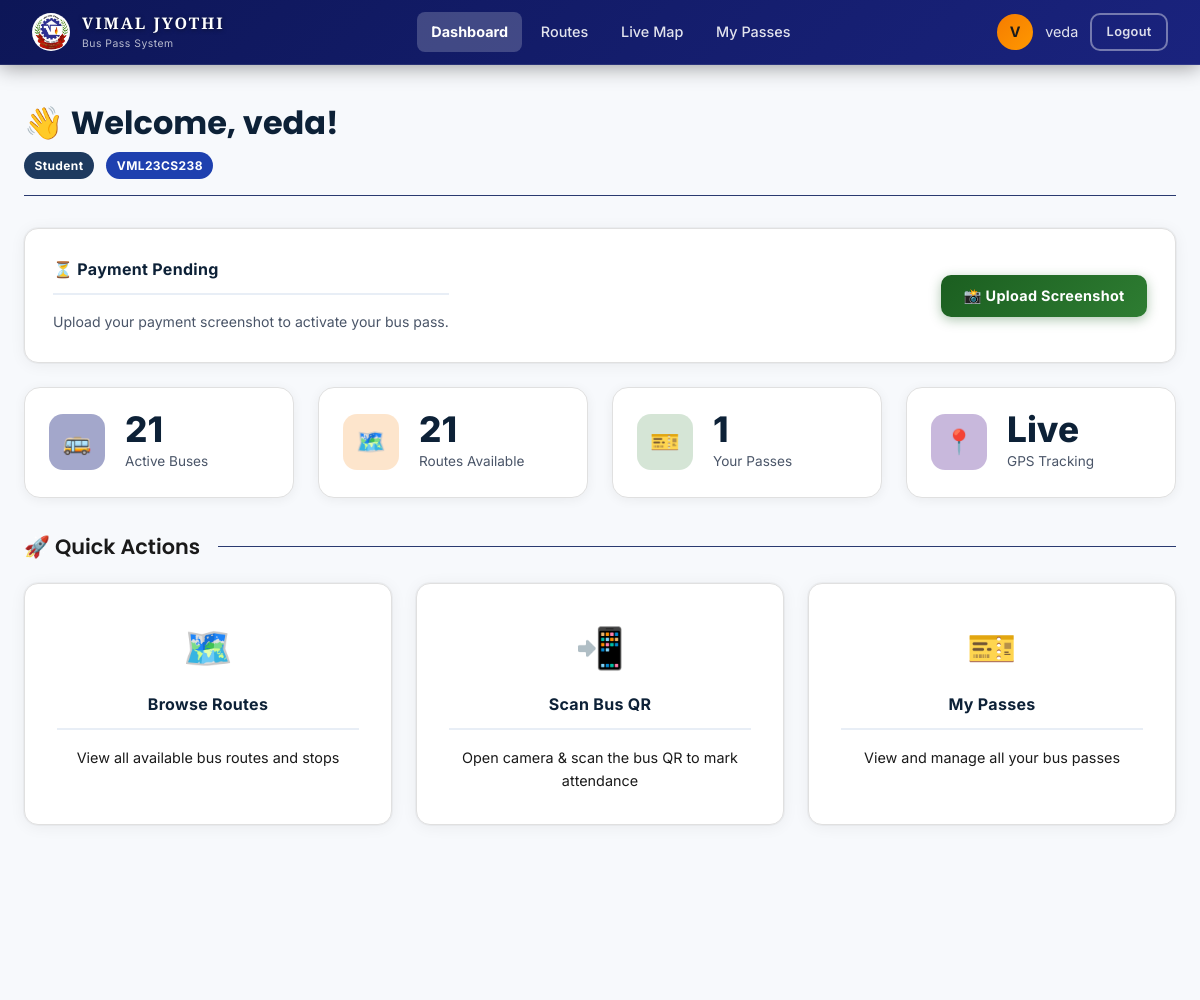
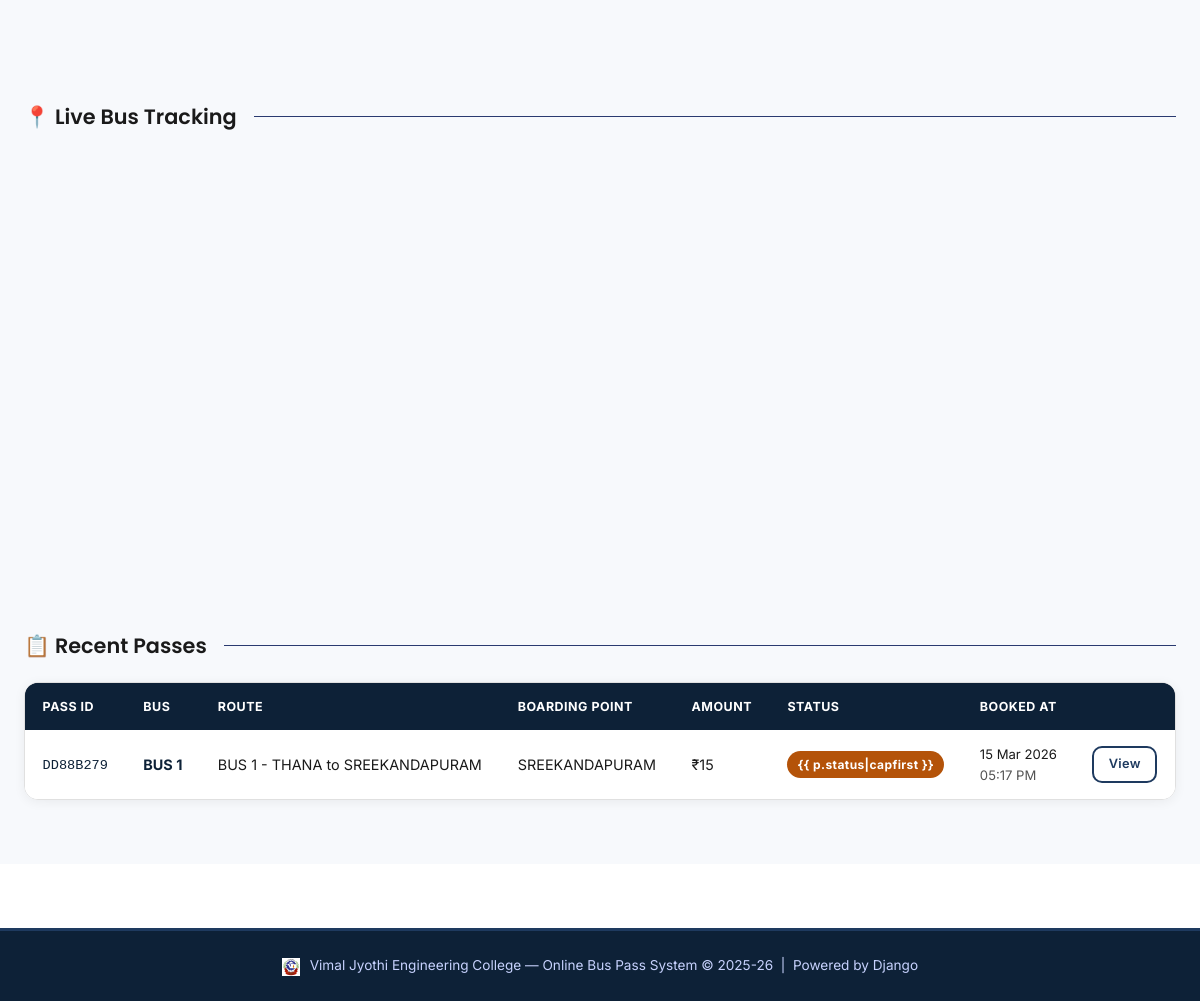
/dashboard/ (signed in), run on the app's committed database (2 pictures, top to bottom).
### core/models.py (models this page shows, shortened)
class UserProfile(models.Model):
    ROLE_CHOICES = [
        ('student', 'Student'),
        ('faculty', 'Faculty'),
        ('driver', 'Driver'),
        ('admin', 'Admin'),
    ]
    STUDENT_TYPE_CHOICES = [
        ('day_scholar', 'Day Scholar'),
        ('hosteler', 'Hosteler'),
    ]
    user = models.OneToOneField(User, on_delete=models.CASCADE, related_name='profile')
    vml_no = models.CharField(
        max_length=20,
        unique=True,
        help_text="e.g. VML23CS200",
        blank=True,
        null=True
    )
    role = models.CharField(max_length=10, choices=ROLE_CHOICES, default='student')
    student_type = models.CharField(
        max_length=15,
        choices=STUDENT_TYPE_CHOICES,
        default='hosteler',
        help_text='Day Scholar: free QR attendance only. Hosteler: must book & pay for pass.'
    )
    phone = models.CharField(max_length=15, blank=True)
    department = models.CharField(max_length=100, blank=True)
    qr_token = models.UUIDField(default=uuid.uuid4, unique=True, editable=False)
    created_at = models.DateTimeField(auto_now_add=True)
    @property
    def is_day_scholar(self):
        return self.student_type == 'day_scholar'
    @property
    def is_hosteler(self):
        return self.student_type == 'hosteler'

class BusPass(models.Model):
    STATUS_CHOICES = [
        ('pending', 'Pending Payment'),
        ('active', 'Active'),
        ('expired', 'Expired'),
        ('cancelled', 'Cancelled'),
    ]
    pass_id = models.UUIDField(default=uuid.uuid4, unique=True, editable=False)
    user = models.ForeignKey(User, on_delete=models.CASCADE, related_name='bus_passes')
    bus = models.ForeignKey(Bus, on_delete=models.SET_NULL, null=True, related_name='passes')
    route = models.ForeignKey(Route, on_delete=models.SET_NULL, null=True, related_name='passes')
    boarding_point = models.CharField(max_length=200)
    boarding_point_ref = models.ForeignKey(
        BoardingPoint, on_delete=models.SET_NULL, null=True, blank=True,
        related_name='bus_passes', help_text="Link to fare table entry"
    )
    amount_paid = models.PositiveIntegerField(
        default=0,
        help_text="Fare in INR rounded to nearest 10"
    )
    status = models.CharField(max_length=10, choices=STATUS_CHOICES, default='pending')
    valid_from = models.DateField(null=True, blank=True)
    valid_until = models.DateField(null=True, blank=True)
    notes = models.CharField(max_length=300, blank=True, default='',
                             help_text="Extra label, e.g. 'Faculty Reserve – Dr. John'")
    payment_screenshot = models.ImageField(
        upload_to='payment_proofs/',
        null=True, blank=True,
        help_text='UPI payment screenshot uploaded by student as proof'
    )
    payment_notes = models.CharField(
        max_length=200, blank=True, default='',
        help_text='UPI transaction ID or extra payment notes from student'
    )
    created_at = models.DateTimeField(auto_now_add=True)
    updated_at = models.DateTimeField(auto_now=True)
    class Meta:
        ordering = ['-created_at']
    @property
    def pass_id_short(self) -> str:
        val: str = str(self.pass_id).upper()
        return val[:8]  # type: ignore[index]

class Bus(models.Model):
    BUS_TYPE_CHOICES = [
        ('college', 'College Bus'),
        ('tourist', 'Tourist Bus'),
    ]
    bus_number = models.CharField(max_length=20, unique=True)
    route = models.ForeignKey(Route, on_delete=models.SET_NULL, null=True, blank=True, related_name='buses')
    capacity = models.PositiveIntegerField(default=49)
    current_occupancy = models.PositiveIntegerField(default=0)
    bus_type = models.CharField(max_length=10, choices=BUS_TYPE_CHOICES, default='college')
    driver_name = models.CharField(max_length=100, blank=True)
    driver_phone = models.CharField(max_length=15, blank=True)
    driver = models.ForeignKey(
        User, on_delete=models.SET_NULL, null=True, blank=True,
        related_name='assigned_bus',
        help_text='Driver user account assigned to this bus'
    )
    is_active = models.BooleanField(default=True)
    latitude = models.DecimalField(max_digits=10, decimal_places=7, null=True, blank=True)
    longitude = models.DecimalField(max_digits=10, decimal_places=7, null=True, blank=True)
    is_tracking = models.BooleanField(default=False, help_text='True while driver is sharing location')
    created_at = models.DateTimeField(auto_now_add=True)
    class Meta:
        ordering = ['bus_number']

class Route(models.Model):
    name = models.CharField(max_length=200)
    description = models.TextField(blank=True)
    stops = models.JSONField(default=list, help_text="List of stop names in order")
    is_active = models.BooleanField(default=True)
    created_at = models.DateTimeField(auto_now_add=True)

### core/views.py (the view, shortened to what this page needs)
# urls.py: path('dashboard/', views.dashboard_view, name='dashboard'),
@auth_required
def dashboard_view(request):
    profile = getattr(request.user, 'profile', None)
    active_pass = BusPass.objects.filter(user=request.user, status='active').first()
    pending_pass = BusPass.objects.filter(user=request.user, status='pending').first()
    recent_passes = BusPass.objects.filter(user=request.user).order_by('-created_at')[:5]
    active_buses = Bus.objects.filter(is_active=True).count()
    active_routes = Route.objects.filter(is_active=True).count()
    context = {
        'profile': profile,
        'active_pass': active_pass,
        'pending_pass': pending_pass,
        'recent_passes': recent_passes,
        'active_buses': active_buses,
        'active_routes': active_routes,
    }
    return render(request, 'core/dashboard.html', context)

### core/views.py (called while the page is built, shortened)
def auth_required(view_func):
    @never_cache
    @functools.wraps(view_func)
    def wrapper(request, *args, **kwargs):
        return view_func(request, *args, **kwargs)
    return wrapper

### core/templates/core/dashboard.html (shortened to what this page needs)
{% extends 'core/base.html' %}
{% block extra_head %}
{% if not user.is_staff and profile.role != 'admin' %}
<link rel="stylesheet" href="https://unpkg.com/leaflet@1.9.4/dist/leaflet.css" />
{% endif %}
{% endblock %}
{% block content %}
<div class="main-content fade-up">
    <div class="page-header">
        <h1>👋 Welcome, {{ user.first_name|default:user.username }}!</h1>
        <p>
            {% if profile %}
            <span class="badge badge-primary" style="margin-right:0.5rem">{{ profile.role|capfirst }}</span>
            {% if profile.vml_no %}<span class="badge badge-info">{{ profile.vml_no }}</span>{% endif %}
            {% endif %}
        </p>
    </div>
    {% if not user.is_staff and profile and profile.role != 'admin' %}
    {% if profile.is_hosteler %}
    {% if active_pass %}
    <div class="card"
        style="margin-bottom:1.5rem;background:linear-gradient(135deg,rgba(46,125,50,0.2),rgba(27,42,107,0.6));border-color:rgba(46,125,50,0.4)">
        <div style="display:flex;align-items:center;justify-content:space-between;flex-wrap:wrap;gap:1rem">
            <div style="display:flex;align-items:center;gap:1rem">
                <div style="font-size:2.5rem">🎫</div>
                <div>
                    <div class="card-title">Active Bus Pass</div>
                    <p style="color:var(--text-muted);font-size:0.88rem">
                        Bus {{ active_pass.bus.bus_number }} • {{ active_pass.boarding_point }}
                    </p>
                    <code style="font-size:0.8rem;color:var(--accent-light)">ID: {{ active_pass.pass_id_short }}</code>
                </div>
            </div>
            <a href="{% url 'view_pass' active_pass.pass_id %}" class="btn btn-success">🎫 View Pass</a>
        </div>
    </div>
    {% elif pending_pass %}
    <div class="card" style="margin-bottom:1.5rem;background:rgba(249,168,37,0.1);border-color:rgba(249,168,37,0.3)">
        <div style="display:flex;align-items:center;justify-content:space-between;flex-wrap:wrap;gap:1rem">
            <div>
                <div class="card-title">⏳ Payment Pending</div>
                <p style="color:var(--text-muted);font-size:0.88rem">Upload your payment screenshot to activate your bus pass.
                </p>
            </div>
            <a href="{% url 'payment' pending_pass.pass_id %}" class="btn btn-accent">📸 Upload Screenshot</a>
        </div>
    </div>
    {% endif %}
    {% endif %}
    {% endif %}
    <div class="grid-4" style="margin-bottom:2rem">
        <div class="stat-card">
            <div class="stat-icon blue">🚌</div>
            <div>
                <div class="stat-value">{{ active_buses }}</div>
                <div class="stat-label">Active Buses</div>
            </div>
        </div>
        <div class="stat-card">
            <div class="stat-icon orange">🗺️</div>
            <div>
                <div class="stat-value">{{ active_routes }}</div>
                <div class="stat-label">Routes Available</div>
            </div>
        </div>
        <div class="stat-card">
            <div class="stat-icon green">🎫</div>
            <div>
                <div class="stat-value">{{ recent_passes|length }}</div>
                <div class="stat-label">Your Passes</div>
            </div>
        </div>
        <div class="stat-card">
            <div class="stat-icon purple">📍</div>
            <div>
                <div class="stat-value">Live</div>
                <div class="stat-label">GPS Tracking</div>
            </div>
        </div>
    </div>
    {% if not user.is_staff and profile.role != 'admin' %}
    <div class="section-title">🚀 Quick Actions</div>
    <div class="grid-3" style="margin-bottom:2rem">
        <a href="{% url 'routes' %}" class="card" style="text-decoration:none;text-align:center;padding:2rem">
            <div style="font-size:2.5rem;margin-bottom:0.75rem">🗺️</div>
            <div class="card-title">Browse Routes</div>
            <p class="card-text">View all available bus routes and stops</p>
        </a>
        <a href="{% url 'scan_attendance' %}" class="card"
            style="text-decoration:none;text-align:center;padding:2rem;border-color:rgba(22,163,74,0.4)">
            <div style="font-size:2.5rem;margin-bottom:0.75rem">📲</div>
            <div class="card-title">Scan Bus QR</div>
            <p class="card-text">Open camera &amp; scan the bus QR to mark attendance</p>
        </a>
        <a href="{% url 'my_passes' %}" class="card" style="text-decoration:none;text-align:center;padding:2rem">
            <div style="font-size:2.5rem;margin-bottom:0.75rem">🎫</div>
            <div class="card-title">My Passes</div>
            <p class="card-text">View and manage all your bus passes</p>
        </a>
    </div>
    {% endif %}
    {% if not user.is_staff and profile.role != 'admin' %}
    <div class="section-title">📍 Live Bus Tracking</div>
    {% endif %}
    {% if recent_passes %}
    <div class="section-title">📋 Recent Passes</div>
    <div class="table-wrapper">
        <table>
            <thead>
                <tr>
                    <th>Pass ID</th>
                    <th>Bus</th>
                    <th>Route</th>
                    <th>Boarding Point</th>
                    <th>Amount</th>
                    <th>Status</th>
                    <th>Booked At</th>
                    <th></th>
                </tr>
            </thead>
            <tbody>
                {% for p in recent_passes %}
                <tr>
                    <td><code style="color:var(--accent-light);font-size:0.85rem">{{ p.pass_id_short }}</code></td>
                    <td><strong>{{ p.bus.bus_number }}</strong></td>
                    <td>{{ p.route.name|default:"—" }}</td>
                    <td>{{ p.boarding_point }}</td>
                    <td>
                        ₹{{ p.amount_paid }}
                    </td>
                    <td><span
                            class="badge badge-{% if p.status == 'active' %}success{% elif p.status == 'pending' %}warning{% else %}danger{% endif %}">{{
                            p.status|capfirst }}</span></td>
                    <td style="font-size:0.82rem;white-space:nowrap">
                        {{ p.created_at|date:"d M Y" }}<br>
                        <span style="opacity:0.75">{{ p.created_at|time:"h:i A" }}</span>
                    </td>
                    <td><a href="{% url 'view_pass' p.pass_id %}" class="btn btn-outline btn-sm">View</a></td>
                </tr>
                {% endfor %}
            </tbody>
        </table>
    </div>
    {% endif %}
</div>
{% endblock %}

### core/templates/core/base.html (shortened to what this page needs)
{% load static %}
<!DOCTYPE html>
<html lang="en">
<head>
  <link rel="stylesheet" href="{% static 'core/css/style.css' %}" />
  <link rel="stylesheet" href="{% static 'core/css/white_theme.css' %}" />
  {% block extra_head %}{% endblock %}
</head>
<body>
  {% if user.is_authenticated %}
  <nav class="navbar">
    <a href="{% url 'dashboard' %}" class="navbar-brand">
      <img src="{% static 'core/images/vjec_logo.png' %}" class="navbar-logo-img" alt="VJEC" />
      <div>
        <span style="font-family:'Cinzel',Georgia,serif;font-size:1.4rem;font-weight:900;letter-spacing:2px;color:#ffffff;line-height:1.1;text-shadow:0 1px 4px rgba(0,0,0,0.5)">VIMAL JYOTHI</span>
        <small>Bus Pass System</small>
      </div>
    </a>
    <ul class="nav-links">
      <li><a href="{% url 'dashboard' %}">Dashboard</a></li>
      <li><a href="{% url 'routes' %}">Routes</a></li>
      <li><a href="{% url 'map' %}">Live Map</a></li>
      <li><a href="{% url 'my_passes' %}">My Passes</a></li>
    </ul>
    <div class="nav-user">
      <div class="nav-avatar">{{ user.first_name|first|default:user.username|first|upper }}</div>
      <span style="font-size:0.9rem;color:rgba(255,255,255,0.8)">{{ user.first_name|default:user.username }}</span>
      <a href="{% url 'logout' %}" class="btn btn-outline btn-sm">Logout</a>
    </div>
  </nav>
  {% endif %}
  <main>
    {% block content %}{% endblock %}
  </main>
  {% if user.is_authenticated %}
  <footer>
    <p>
      <img src="{% static 'core/images/vjec_logo.png' %}" style="height:18px;vertical-align:middle;margin-right:6px"
        alt="">
      Vimal Jyothi Engineering College &mdash; Online Bus Pass System &copy; 2025-26 &nbsp;|&nbsp; Powered by Django
    </p>
  </footer>
  {% endif %}
</body>
</html>

### core/templates/core/base.html (style rules this page uses)
.navbar-logo-img { height: 38px; width: 38px; object-fit: contain; border-radius: 50%; }

### data on the page
UserProfile: role "Student", vml_no "VML23CS238"
BusPass: pass_id_short "DD88B279", bus.bus_number "BUS 1", route.name "BUS 1 - THANA to SREEKANDAPURAM", boarding_point "SREEKANDAPURAM", amount_paid "15", created_at "15 Mar 2026", created_at "05:17 PM"

### other printed values
{{ user.first_name|first|default:user.username|first|upper }} "V"
{{ user.first_name|default:user.username }} "veda"
{{ active_buses }} "21"
{{ active_routes }} "21"
{{ recent_passes|length }} "1"
